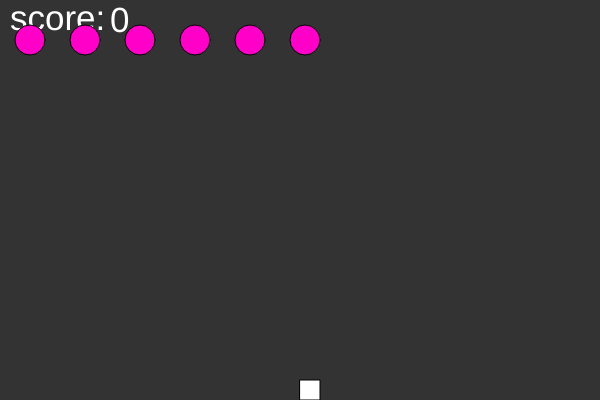
Frame 1 (no input)
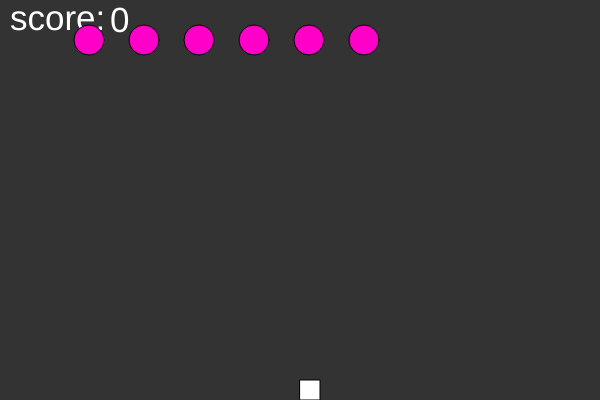
Frame 60 (no input)
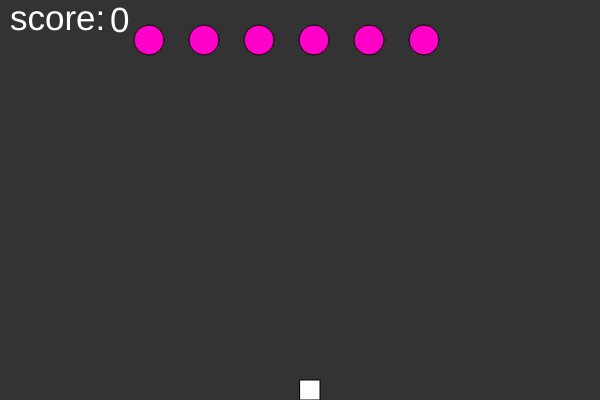
Frame 120 (the mouse pressed at the canvas centre since frame 60)

The p5.js sketch that drew these frames (run headless with seeded random() and noise() and a simulated clock; from frame 60 on, the mouse is pressed at the canvas centre):

// p5.js sketch
// ── sketch.js
var ship;
var enemy = [];
var bullets = [];
var score = 0;

function setup() {
    createCanvas(600, 400);
    ship = new Ship();
    for (var i = 0; i < 6; i++) {
        enemy[i] = new Enemy(i*55+30, 40);
    }
}

function draw() {
    background(51);
    ship.show();
    ship.move();
    textSize(35)
    text("score:", 10, 30)
    text(score, 110, 32)
    for (var i = 0; i < bullets.length; i++) {  // sýnir og hreyfir bullets
        bullets[i].show();
        bullets[i].move();
        for (var j = 0; j < enemy.length; j++) {  // hit detection
            if (bullets[i].hits(enemy[j])) {
                enemy[j].kill()
                bullets[i].kill()
            }
        }
    }
    var edge = false;   //endinn á skjánum
    
    for (var i = 0; i < enemy.length; i++) {    // býr til óvini og lætur þá hreyfast
        enemy[i].show();
        enemy[i].move();
        
        if (enemy[i].x > width || enemy[i].x < 0) { // ef óvinir fara að endanum
            edge = true
        }
    }
    
    if (edge) {         // ef óvinir fara að endanum á skjánum fara þeir niður
        for (var i = 0; i < enemy.length; i++) {
            enemy[i].shiftDown();
        }
    }
    
    for (var i = bullets.length-1; i >= 0; i--) { // eyðir skotum þegar þau hitta óvini
        if (bullets[i].toDelete) {
            bullets.splice(i, 1);
            score+=10
        }
    }
    for (var i = enemy.length-1; i >= 0; i--) { // eyðir óvinum þegar ég hitti þá
        if (enemy[i].toDelete) {
            enemy.splice(i, 1);
        }
    }
    
    if (enemy.length == 0) {
        setup();
        enemy.xdir+=1
    }
}

function keyReleased() {  // ef þú sleppir takkanum þá stoppar playerinn
    if (key != ' ') {
    ship.setDir(0);
    }
}

function keyPressed() { // ef þú ýtir á takka
    if (key === ' ') {      //spacebar skýtur
        var bullet = new Bullet(ship.x, height);
        bullets.push(bullet);
        console.log(bullets)
    }
    if (keyCode === RIGHT_ARROW) {  // right færir þig til hægri
        ship.setDir(1);
    } else if (keyCode === LEFT_ARROW) { // left færir þig til vinstri
        ship.setDir(-1);
    }
}
// ── bullet.js
function Bullet(x, y) {
    this.x = x;
    this.y = y;
    this.r = 8;
    this.toDelete = false;
    
    this.show = function() {
        noStroke();
        fill(150, 0, 255);
        ellipse (this.x, this.y, this.r*2, this.r*2);
    }
    
    this.kill = function() {
        this.toDelete = true;
    }
    
    this.hits = function(enemy) {
        var d = dist(this.x, this.y, enemy.x, enemy.y)
        if (d < this.r + enemy.r) {
            console.log(this.x, this.y, enemy.x, enemy.y, d)
            return true;
        } else {
            return false;
        }
    }
    
    this.move = function() {
        this.y = this.y - 5;
    }
}
// ── enemy.js
function Enemy(x, y) {
    this.x = x;
    this.y = y;
    this.r = 15;
    this.toDelete = false;
    this.xdir = 1;
    
    this.kill = function() {
        this.toDelete = true;
    }
    
    this.shiftDown = function() {
        this.xdir += 1;
        this.xdir *= -1;
        this.y += this.r;
    }
    
    this.show = function() {
        fill(255, 0, 200);
        ellipse(this.x, this.y, this.r*2, this.r*2);
    }
    
    this.move = function() { // auto movement fyrir óvini
        this.x = this.x + this.xdir;
    }
}
// ── ship.js
function Ship() {
    this.x = width/2;
    this.xdir = 0;
    
    this.show = function() {
        fill(255);
        rect(this.x, height-20, 20, 20);
    }
    
    this.setDir = function(dir) {
        this.xdir = dir;
    }
    
    this.move = function(dir) {
        this.x += this.xdir*5;
    }
}
